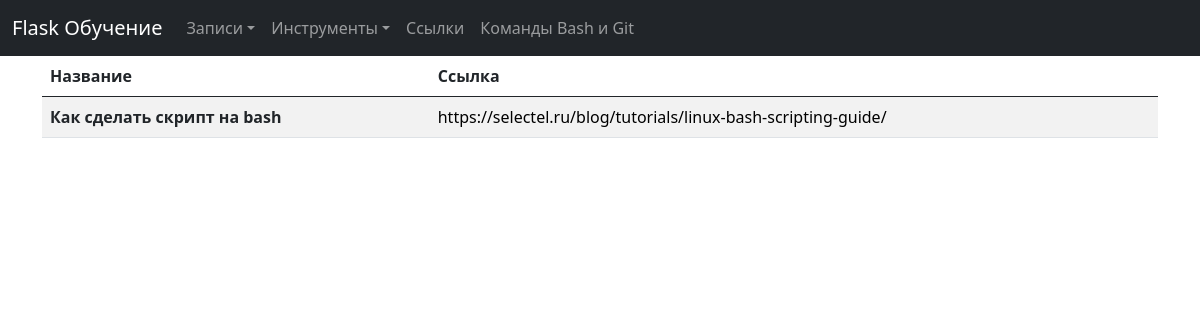
The app's page /links, older data.
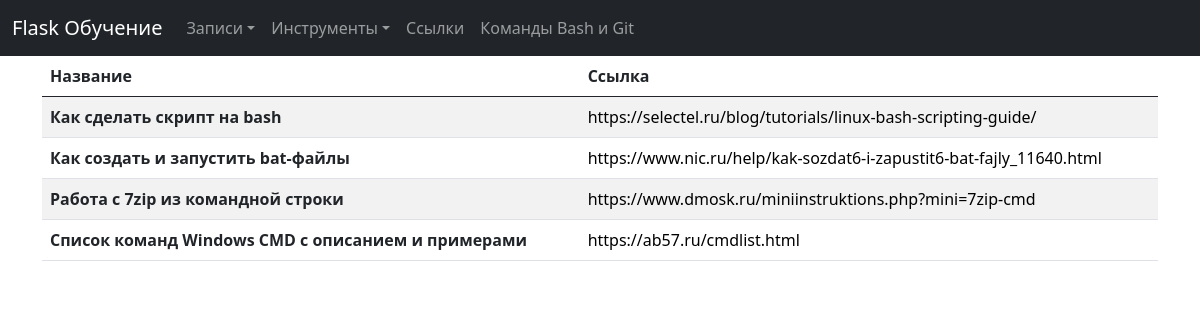
The same page, newer data.
### tables this page shows
CREATE TABLE links (
    id INTEGER PRIMARY KEY AUTOINCREMENT,
    name TEXT NOT NULL,
    link TEXT NOT NULL
  );

### app.py (the view)
@app.route("/links")
def links():
    conn = get_db_connection()
    links = conn.execute("SELECT * FROM links").fetchall()
    conn.close()
    return render_template("links.html", links=links)

### app.py (called while the page is built)
def get_db_connection():
    conn = sqlite3.connect("database.db")
    conn.row_factory = sqlite3.Row
    return conn

### templates/links.html (shortened to what this page needs)
{% extends "base.html" %}
{% block content %}
<table class="table table-striped">
  <thead>
    <tr>
      <th scope="col">Название</th>
      <th scope="col">Ссылка</th>
    </tr>
  </thead>
  <tbody>
   {% for links in links %}
    <tr>
      <th>{{ links['name'] }}</th>
      <td><a href="{{ links['link'] }}" target="_blank">{{ links['link'] }}</a></td>
    </tr>
   {% endfor %}
  </tbody>
</table>
{% endblock %}

### templates/base.html (shortened to what this page needs)
<!doctype html>
<html>
   <head>
      <link href="https://cdn.jsdelivr.net/npm/bootstrap@5.0.2/dist/css/bootstrap.min.css" rel="stylesheet">
      <link href="{{ url_for('static', filename='styles.css') }}" rel="stylesheet">
   </head>
   <body>
      {% include 'navbar.html' %}
      <main class="container">
         {% block content %}
         {% endblock %}
      </main>
   </body>
</html>

### templates/navbar.html (shortened to what this page needs)
<nav class="navbar navbar-expand-lg navbar-dark bg-dark">
   <div class="container-fluid">
      <a class="navbar-brand" href="{{ url_for('index') }}">Flask Обучение</a>
      <div class="collapse navbar-collapse" id="navbarSupportedContent">
         <ul class="navbar-nav me-auto mb-1 mb-lg-0">
            <li class="nav-item dropdown">
               <a class="nav-link dropdown-toggle"  role="button" data-bs-toggle="dropdown" aria-expanded="false">Записи</a>
            </li>
            <li class="nav-item dropdown">
               <a class="nav-link dropdown-toggle" href="#"  role="button" data-bs-toggle="dropdown" aria-expanded="false">Инструменты</a>
            </li>
            <li class="nav-item dropdown">
               <a class="nav-link" href="{{ url_for('links') }}">Ссылки</a>
            </li>
            <li class="nav-item dropdown">
               <a class="nav-link" href="{{ url_for('git_and_bashes') }}">Команды Bash и Git</a>
            </li>
         </ul>
      </div>
   </div>
</nav>

### static/styles.css (style rules this page uses)
* { font-family: system-ui; }
.nav-link { padding: 0; }
a { color: black; text-decoration: none; }

Row changes from the older to the newer data that the page shows:
added links: name "Как создать и запустить bat-файлы", link "https://www.nic.ru/help/kak-sozdat6-i-zapustit6-bat-fajly_11640.html"
added links: name "Работа с 7zip из командной строки", link "https://www.dmosk.ru/miniinstruktions.php?mini=7zip-cmd"
added links: name "Список команд Windows CMD с описанием и примерами", link "https://ab57.ru/cmdlist.html"
